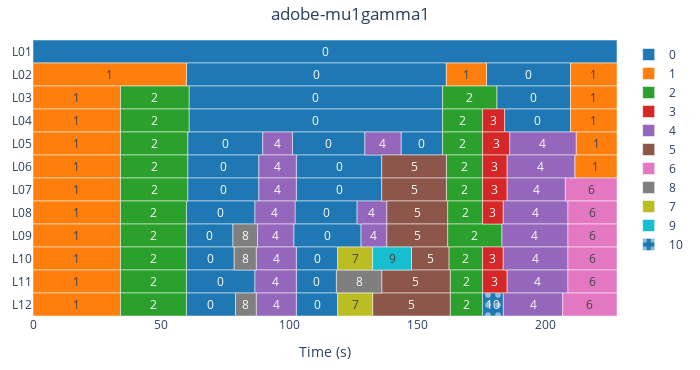

The notebook cell saved with this chart:
### Code cell
import plotly.io as pio

est.plot().show()

### Figure 1 — Plotly figure (JSON) as saved in the notebook; plotly's stock layout.template omitted (floating-point values rounded to 4 significant figures)
{"data": [{"base": [0, 59.83, 176.8, 60.84, 180.8, 60.84, 183.9, 60.33, 101.2, 143.5, 60.33, 102.7, 60.33, 102.7, 59.83, 102.2, 59.83, 101.7, 59.83, 102.7, 59.83, 102.7, 59.83, 102.7], "customdata": ["<b>0</b><br>Layer: L01<br>Start: 0.000s<br>End: 227.733s<br>Duration: 227.733s", "<b>0</b><br>Layer: L02<br>Start: 59.830s<br>End: 161.190s<br>Duration: 101.360s", "<b>0</b><br>Layer: L02<br>Start: 176.840s<br>End: 209.630s<br>Duration: 32.790s", "<b>0</b><br>Layer: L03<br>Start: 60.840s<br>End: 159.700s<br>Duration: 98.860s", "<b>0</b><br>Layer: L03<br>Start: 180.850s<br>End: 209.630s<br>Duration: 28.780s", "<b>0</b><br>Layer: L04<br>Start: 60.840s<br>End: 159.700s<br>Duration: 98.860s", "<b>0</b><br>Layer: L04<br>Start: 183.890s<br>End: 209.630s<br>Duration: 25.740s", "<b>0</b><br>Layer: L05<br>Start: 60.330s<br>End: 89.580s<br>Duration: 29.250s", "<b>0</b><br>Layer: L05<br>Start: 101.170s<br>End: 129.420s<br>Duration: 28.250s", "<b>0</b><br>Layer: L05<br>Start: 143.540s<br>End: 159.700s<br>Duration: 16.160s", "<b>0</b><br>Layer: L06<br>Start: 60.330s<br>End: 88.060s<br>Duration: 27.730s", "<b>0</b><br>Layer: L06<br>Start: 102.680s<br>End: 135.980s<br>Duration: 33.300s", "<b>0</b><br>Layer: L07<br>Start: 60.330s<br>End: 88.060s<br>Duration: 27.730s", "<b>0</b><br>Layer: L07<br>Start: 102.680s<br>End: 135.980s<br>Duration: 33.300s", "<b>0</b><br>Layer: L08<br>Start: 59.830s<br>End: 86.550s<br>Duration: 26.720s", "<b>0</b><br>Layer: L08<br>Start: 102.180s<br>End: 126.390s<br>Duration: 24.210s", "<b>0</b><br>Layer: L09<br>Start: 59.830s<br>End: 77.970s<br>Duration: 18.140s", "<b>0</b><br>Layer: L09<br>Start: 101.690s<br>End: 127.920s<br>Duration: 26.230s", "<b>0</b><br>Layer: L10<br>Start: 59.830s<br>End: 78.470s<br>Duration: 18.640s", "<b>0</b><br>Layer: L10<br>Start: 102.680s<br>End: 118.820s<br>Duration: 16.140s", "<b>0</b><br>Layer: L11<br>Start: 59.830s<br>End: 86.550s<br>Duration: 26.720s", "<b>0</b><br>Layer: L11<br>Start: 102.680s<br>End: 118.320s<br>Duration: 15.640s", "<b>0</b><br>Layer: L12<br>Start: 59.830s<br>End: 78.980s<br>Duration: 19.150s", "<b>0</b><br>Layer: L12<br>Start: 102.680s<br>End: 118.820s<br>Duration: 16.140s"], "hovertemplate": "%{customdata}<extra></extra>", "insidetextanchor": "middle", "marker": {"color": "#1F77B4", "line": {"color": "white", "width": 0.5}, "pattern": {"fgcolor": "white", "fgopacity": 0.5, "shape": "", "solidity": 0.25}}, "name": "0", "orientation": "h", "showlegend": true, "text": ["0", "0", "0", "0", "0", "0", "0", "0", "0", "0", "0", "0", "0", "0", "0", "0", "0", "0", "0", "0", "0", "0", "0", "0"], "textposition": "inside", "type": "bar", "width": 1, "x": [227.7, 101.4, 32.79, 98.86, 28.78, 98.86, 25.74, 29.25, 28.25, 16.16, 27.73, 33.3, 27.73, 33.3, 26.72, 24.21, 18.14, 26.23, 18.64, 16.14, 26.72, 15.64, 19.15, 16.14], "y": ["L01", "L02", "L02", "L03", "L03", "L04", "L04", "L05", "L05", "L05", "L06", "L06", "L07", "L07", "L08", "L08", "L09", "L09", "L10", "L10", "L11", "L11", "L12", "L12"]}, {"base": [0, 161.2, 209.6, 0, 209.6, 0, 209.6, 0, 211.8, 0, 211.3, 0, 0, 0, 0, 0, 0], "customdata": ["<b>1</b><br>Layer: L02<br>Start: 0.000s<br>End: 59.830s<br>Duration: 59.830s", "<b>1</b><br>Layer: L02<br>Start: 161.190s<br>End: 176.840s<br>Duration: 15.650s", "<b>1</b><br>Layer: L02<br>Start: 209.630s<br>End: 227.733s<br>Duration: 18.103s", "<b>1</b><br>Layer: L03<br>Start: 0.000s<br>End: 34.110s<br>Duration: 34.110s", "<b>1</b><br>Layer: L03<br>Start: 209.630s<br>End: 227.733s<br>Duration: 18.103s", "<b>1</b><br>Layer: L04<br>Start: 0.000s<br>End: 34.110s<br>Duration: 34.110s", "<b>1</b><br>Layer: L04<br>Start: 209.630s<br>End: 227.733s<br>Duration: 18.103s", "<b>1</b><br>Layer: L05<br>Start: 0.000s<br>End: 34.110s<br>Duration: 34.110s", "<b>1</b><br>Layer: L05<br>Start: 211.800s<br>End: 227.733s<br>Duration: 15.933s", "<b>1</b><br>Layer: L06<br>Start: 0.000s<br>End: 34.110s<br>Duration: 34.110s", "<b>1</b><br>Layer: L06<br>Start: 211.260s<br>End: 227.733s<br>Duration: 16.473s", "<b>1</b><br>Layer: L07<br>Start: 0.000s<br>End: 34.110s<br>Duration: 34.110s", "<b>1</b><br>Layer: L08<br>Start: 0.000s<br>End: 34.110s<br>Duration: 34.110s", "<b>1</b><br>Layer: L09<br>Start: 0.000s<br>End: 34.110s<br>Duration: 34.110s", "<b>1</b><br>Layer: L10<br>Start: 0.000s<br>End: 34.110s<br>Duration: 34.110s", "<b>1</b><br>Layer: L11<br>Start: 0.000s<br>End: 34.110s<br>Duration: 34.110s", "<b>1</b><br>Layer: L12<br>Start: 0.000s<br>End: 34.110s<br>Duration: 34.110s"], "hovertemplate": "%{customdata}<extra></extra>", "insidetextanchor": "middle", "marker": {"color": "#FF7F0E", "line": {"color": "white", "width": 0.5}, "pattern": {"fgcolor": "white", "fgopacity": 0.5, "shape": "", "solidity": 0.25}}, "name": "1", "orientation": "h", "showlegend": true, "text": ["1", "1", "1", "1", "1", "1", "1", "1", "1", "1", "1", "1", "1", "1", "1", "1", "1"], "textposition": "inside", "type": "bar", "width": 1, "x": [59.83, 15.65, 18.1, 34.11, 18.1, 34.11, 18.1, 34.11, 15.93, 34.11, 16.47, 34.11, 34.11, 34.11, 34.11, 34.11, 34.11], "y": ["L02", "L02", "L02", "L03", "L03", "L04", "L04", "L05", "L05", "L06", "L06", "L07", "L08", "L09", "L10", "L11", "L12"]}, {"base": [34.11, 159.7, 34.11, 159.7, 34.11, 159.7, 34.11, 161.2, 34.11, 161.2, 34.11, 161.7, 34.11, 161.7, 34.11, 162.2, 34.11, 162.7, 34.11, 162.7], "customdata": ["<b>2</b><br>Layer: L03<br>Start: 34.110s<br>End: 60.840s<br>Duration: 26.730s", "<b>2</b><br>Layer: L03<br>Start: 159.700s<br>End: 180.850s<br>Duration: 21.150s", "<b>2</b><br>Layer: L04<br>Start: 34.110s<br>End: 60.840s<br>Duration: 26.730s", "<b>2</b><br>Layer: L04<br>Start: 159.700s<br>End: 175.320s<br>Duration: 15.620s", "<b>2</b><br>Layer: L05<br>Start: 34.110s<br>End: 60.330s<br>Duration: 26.220s", "<b>2</b><br>Layer: L05<br>Start: 159.700s<br>End: 175.320s<br>Duration: 15.620s", "<b>2</b><br>Layer: L06<br>Start: 34.110s<br>End: 60.330s<br>Duration: 26.220s", "<b>2</b><br>Layer: L06<br>Start: 161.190s<br>End: 175.320s<br>Duration: 14.130s", "<b>2</b><br>Layer: L07<br>Start: 34.110s<br>End: 60.330s<br>Duration: 26.220s", "<b>2</b><br>Layer: L07<br>Start: 161.190s<br>End: 175.320s<br>Duration: 14.130s", "<b>2</b><br>Layer: L08<br>Start: 34.110s<br>End: 59.830s<br>Duration: 25.720s", "<b>2</b><br>Layer: L08<br>Start: 161.680s<br>End: 175.320s<br>Duration: 13.640s", "<b>2</b><br>Layer: L09<br>Start: 34.110s<br>End: 59.830s<br>Duration: 25.720s", "<b>2</b><br>Layer: L09<br>Start: 161.680s<br>End: 182.880s<br>Duration: 21.200s", "<b>2</b><br>Layer: L10<br>Start: 34.110s<br>End: 59.830s<br>Duration: 25.720s", "<b>2</b><br>Layer: L10<br>Start: 162.190s<br>End: 175.320s<br>Duration: 13.130s", "<b>2</b><br>Layer: L11<br>Start: 34.110s<br>End: 59.830s<br>Duration: 25.720s", "<b>2</b><br>Layer: L11<br>Start: 162.710s<br>End: 175.320s<br>Duration: 12.610s", "<b>2</b><br>Layer: L12<br>Start: 34.110s<br>End: 59.830s<br>Duration: 25.720s", "<b>2</b><br>Layer: L12<br>Start: 162.710s<br>End: 175.320s<br>Duration: 12.610s"], "hovertemplate": "%{customdata}<extra></extra>", "insidetextanchor": "middle", "marker": {"color": "#2CA02C", "line": {"color": "white", "width": 0.5}, "pattern": {"fgcolor": "white", "fgopacity": 0.5, "shape": "", "solidity": 0.25}}, "name": "2", "orientation": "h", "showlegend": true, "text": ["2", "2", "2", "2", "2", "2", "2", "2", "2", "2", "2", "2", "2", "2", "2", "2", "2", "2", "2", "2"], "textposition": "inside", "type": "bar", "width": 1, "x": [26.73, 21.15, 26.73, 15.62, 26.22, 15.62, 26.22, 14.13, 26.22, 14.13, 25.72, 13.64, 25.72, 21.2, 25.72, 13.13, 25.72, 12.61, 25.72, 12.61], "y": ["L03", "L03", "L04", "L04", "L05", "L05", "L06", "L06", "L07", "L07", "L08", "L08", "L09", "L09", "L10", "L10", "L11", "L11", "L12", "L12"]}, {"base": [175.3, 175.3, 175.3, 175.3, 175.3, 175.3, 175.3], "customdata": ["<b>3</b><br>Layer: L04<br>Start: 175.320s<br>End: 183.890s<br>Duration: 8.570s", "<b>3</b><br>Layer: L05<br>Start: 175.320s<br>End: 185.910s<br>Duration: 10.590s", "<b>3</b><br>Layer: L06<br>Start: 175.320s<br>End: 184.900s<br>Duration: 9.580s", "<b>3</b><br>Layer: L07<br>Start: 175.320s<br>End: 184.900s<br>Duration: 9.580s", "<b>3</b><br>Layer: L08<br>Start: 175.320s<br>End: 183.370s<br>Duration: 8.050s", "<b>3</b><br>Layer: L10<br>Start: 175.320s<br>End: 183.370s<br>Duration: 8.050s", "<b>3</b><br>Layer: L11<br>Start: 175.320s<br>End: 184.900s<br>Duration: 9.580s"], "hovertemplate": "%{customdata}<extra></extra>", "insidetextanchor": "middle", "marker": {"color": "#D62728", "line": {"color": "white", "width": 0.5}, "pattern": {"fgcolor": "white", "fgopacity": 0.5, "shape": "", "solidity": 0.25}}, "name": "3", "orientation": "h", "showlegend": true, "text": ["3", "3", "3", "3", "3", "3", "3"], "textposition": "inside", "type": "bar", "width": 1, "x": [8.57, 10.59, 9.58, 9.58, 8.05, 8.05, 9.58], "y": ["L04", "L05", "L06", "L07", "L08", "L10", "L11"]}, {"base": [89.58, 129.4, 185.9, 88.06, 184.9, 88.06, 184.9, 86.55, 126.4, 183.4, 87.56, 127.9, 182.9, 87.05, 183.4, 86.55, 184.9, 87.05, 183.4], "customdata": ["<b>4</b><br>Layer: L05<br>Start: 89.580s<br>End: 101.170s<br>Duration: 11.590s", "<b>4</b><br>Layer: L05<br>Start: 129.420s<br>End: 143.540s<br>Duration: 14.120s", "<b>4</b><br>Layer: L05<br>Start: 185.910s<br>End: 211.800s<br>Duration: 25.890s", "<b>4</b><br>Layer: L06<br>Start: 88.060s<br>End: 102.680s<br>Duration: 14.620s", "<b>4</b><br>Layer: L06<br>Start: 184.900s<br>End: 211.260s<br>Duration: 26.360s", "<b>4</b><br>Layer: L07<br>Start: 88.060s<br>End: 102.680s<br>Duration: 14.620s", "<b>4</b><br>Layer: L07<br>Start: 184.900s<br>End: 207.590s<br>Duration: 22.690s", "<b>4</b><br>Layer: L08<br>Start: 86.550s<br>End: 102.180s<br>Duration: 15.630s", "<b>4</b><br>Layer: L08<br>Start: 126.390s<br>End: 137.990s<br>Duration: 11.600s", "<b>4</b><br>Layer: L08<br>Start: 183.370s<br>End: 208.600s<br>Duration: 25.230s", "<b>4</b><br>Layer: L09<br>Start: 87.560s<br>End: 101.690s<br>Duration: 14.130s", "<b>4</b><br>Layer: L09<br>Start: 127.920s<br>End: 137.990s<br>Duration: 10.070s", "<b>4</b><br>Layer: L09<br>Start: 182.880s<br>End: 208.600s<br>Duration: 25.720s", "<b>4</b><br>Layer: L10<br>Start: 87.050s<br>End: 102.680s<br>Duration: 15.630s", "<b>4</b><br>Layer: L10<br>Start: 183.370s<br>End: 208.600s<br>Duration: 25.230s", "<b>4</b><br>Layer: L11<br>Start: 86.550s<br>End: 102.680s<br>Duration: 16.130s", "<b>4</b><br>Layer: L11<br>Start: 184.900s<br>End: 208.600s<br>Duration: 23.700s", "<b>4</b><br>Layer: L12<br>Start: 87.050s<br>End: 102.680s<br>Duration: 15.630s", "<b>4</b><br>Layer: L12<br>Start: 183.370s<br>End: 206.580s<br>Duration: 23.210s"], "hovertemplate": "%{customdata}<extra></extra>", "insidetextanchor": "middle", "marker": {"color": "#9467BD", "line": {"color": "white", "width": 0.5}, "pattern": {"fgcolor": "white", "fgopacity": 0.5, "shape": "", "solidity": 0.25}}, "name": "4", "orientation": "h", "showlegend": true, "text": ["4", "4", "4", "4", "4", "4", "4", "4", "4", "4", "4", "4", "4", "4", "4", "4", "4", "4", "4"], "textposition": "inside", "type": "bar", "width": 1, "x": [11.59, 14.12, 25.89, 14.62, 26.36, 14.62, 22.69, 15.63, 11.6, 25.23, 14.13, 10.07, 25.72, 15.63, 25.23, 16.13, 23.7, 15.63, 23.21], "y": ["L05", "L05", "L05", "L06", "L06", "L07", "L07", "L08", "L08", "L08", "L09", "L09", "L09", "L10", "L10", "L11", "L11", "L12", "L12"]}, {"base": [136.0, 136.0, 138.0, 138.0, 147.6, 136.0, 132.4], "customdata": ["<b>5</b><br>Layer: L06<br>Start: 135.980s<br>End: 161.190s<br>Duration: 25.210s", "<b>5</b><br>Layer: L07<br>Start: 135.980s<br>End: 161.190s<br>Duration: 25.210s", "<b>5</b><br>Layer: L08<br>Start: 137.990s<br>End: 161.680s<br>Duration: 23.690s", "<b>5</b><br>Layer: L09<br>Start: 137.990s<br>End: 161.680s<br>Duration: 23.690s", "<b>5</b><br>Layer: L10<br>Start: 147.580s<br>End: 162.190s<br>Duration: 14.610s", "<b>5</b><br>Layer: L11<br>Start: 135.980s<br>End: 162.710s<br>Duration: 26.730s", "<b>5</b><br>Layer: L12<br>Start: 132.440s<br>End: 162.710s<br>Duration: 30.270s"], "hovertemplate": "%{customdata}<extra></extra>", "insidetextanchor": "middle", "marker": {"color": "#8C564B", "line": {"color": "white", "width": 0.5}, "pattern": {"fgcolor": "white", "fgopacity": 0.5, "shape": "", "solidity": 0.25}}, "name": "5", "orientation": "h", "showlegend": true, "text": ["5", "5", "5", "5", "5", "5", "5"], "textposition": "inside", "type": "bar", "width": 1, "x": [25.21, 25.21, 23.69, 23.69, 14.61, 26.73, 30.27], "y": ["L06", "L07", "L08", "L09", "L10", "L11", "L12"]}, {"base": [207.6, 208.6, 208.6, 208.6, 208.6, 206.6], "customdata": ["<b>6</b><br>Layer: L07<br>Start: 207.590s<br>End: 227.733s<br>Duration: 20.143s", "<b>6</b><br>Layer: L08<br>Start: 208.600s<br>End: 227.733s<br>Duration: 19.133s", "<b>6</b><br>Layer: L09<br>Start: 208.600s<br>End: 227.733s<br>Duration: 19.133s", "<b>6</b><br>Layer: L10<br>Start: 208.600s<br>End: 227.733s<br>Duration: 19.133s", "<b>6</b><br>Layer: L11<br>Start: 208.600s<br>End: 227.733s<br>Duration: 19.133s", "<b>6</b><br>Layer: L12<br>Start: 206.580s<br>End: 227.733s<br>Duration: 21.153s"], "hovertemplate": "%{customdata}<extra></extra>", "insidetextanchor": "middle", "marker": {"color": "#E377C2", "line": {"color": "white", "width": 0.5}, "pattern": {"fgcolor": "white", "fgopacity": 0.5, "shape": "", "solidity": 0.25}}, "name": "6", "orientation": "h", "showlegend": true, "text": ["6", "6", "6", "6", "6", "6"], "textposition": "inside", "type": "bar", "width": 1, "x": [20.14, 19.13, 19.13, 19.13, 19.13, 21.15], "y": ["L07", "L08", "L09", "L10", "L11", "L12"]}, {"base": [77.97, 78.47, 118.3, 78.98], "customdata": ["<b>8</b><br>Layer: L09<br>Start: 77.970s<br>End: 87.560s<br>Duration: 9.590s", "<b>8</b><br>Layer: L10<br>Start: 78.470s<br>End: 87.050s<br>Duration: 8.580s", "<b>8</b><br>Layer: L11<br>Start: 118.320s<br>End: 135.980s<br>Duration: 17.660s", "<b>8</b><br>Layer: L12<br>Start: 78.980s<br>End: 87.050s<br>Duration: 8.070s"], "hovertemplate": "%{customdata}<extra></extra>", "insidetextanchor": "middle", "marker": {"color": "#7F7F7F", "line": {"color": "white", "width": 0.5}, "pattern": {"fgcolor": "white", "fgopacity": 0.5, "shape": "", "solidity": 0.25}}, "name": "8", "orientation": "h", "showlegend": true, "text": ["8", "8", "8", "8"], "textposition": "inside", "type": "bar", "width": 1, "x": [9.59, 8.58, 17.66, 8.07], "y": ["L09", "L10", "L11", "L12"]}, {"base": [118.8, 118.8], "customdata": ["<b>7</b><br>Layer: L10<br>Start: 118.820s<br>End: 132.440s<br>Duration: 13.620s", "<b>7</b><br>Layer: L12<br>Start: 118.820s<br>End: 132.440s<br>Duration: 13.620s"], "hovertemplate": "%{customdata}<extra></extra>", "insidetextanchor": "middle", "marker": {"color": "#BCBD22", "line": {"color": "white", "width": 0.5}, "pattern": {"fgcolor": "white", "fgopacity": 0.5, "shape": "", "solidity": 0.25}}, "name": "7", "orientation": "h", "showlegend": true, "text": ["7", "7"], "textposition": "inside", "type": "bar", "width": 1, "x": [13.62, 13.62], "y": ["L10", "L12"]}, {"base": [132.4], "customdata": ["<b>9</b><br>Layer: L10<br>Start: 132.440s<br>End: 147.580s<br>Duration: 15.140s"], "hovertemplate": "%{customdata}<extra></extra>", "insidetextanchor": "middle", "marker": {"color": "#17BECF", "line": {"color": "white", "width": 0.5}, "pattern": {"fgcolor": "white", "fgopacity": 0.5, "shape": "", "solidity": 0.25}}, "name": "9", "orientation": "h", "showlegend": true, "text": ["9"], "textposition": "inside", "type": "bar", "width": 1, "x": [15.14], "y": ["L10"]}, {"base": [175.3], "customdata": ["<b>10</b><br>Layer: L12<br>Start: 175.320s<br>End: 183.370s<br>Duration: 8.050s"], "hovertemplate": "%{customdata}<extra></extra>", "insidetextanchor": "middle", "marker": {"color": "#1F77B4", "line": {"color": "white", "width": 0.5}, "pattern": {"fgcolor": "white", "fgopacity": 0.5, "shape": ".", "solidity": 0.25}}, "name": "10", "orientation": "h", "showlegend": true, "text": ["10"], "textposition": "inside", "type": "bar", "width": 1, "x": [8.05], "y": ["L12"]}], "layout": {"barmode": "overlay", "height": 370, "margin": {"b": 20, "l": 20, "r": 20, "t": 40}, "showlegend": true, "title": {"text": "adobe-mu1gamma1", "x": 0.5}, "uniformtext": {"minsize": 8, "mode": "hide"}, "width": 700, "xaxis": {"range": [0, 227.7], "title": {"text": "Time (s)"}}, "yaxis": {"categoryarray": ["L12", "L11", "L10", "L09", "L08", "L07", "L06", "L05", "L04", "L03", "L02", "L01"], "categoryorder": "array", "title": {}}}}
